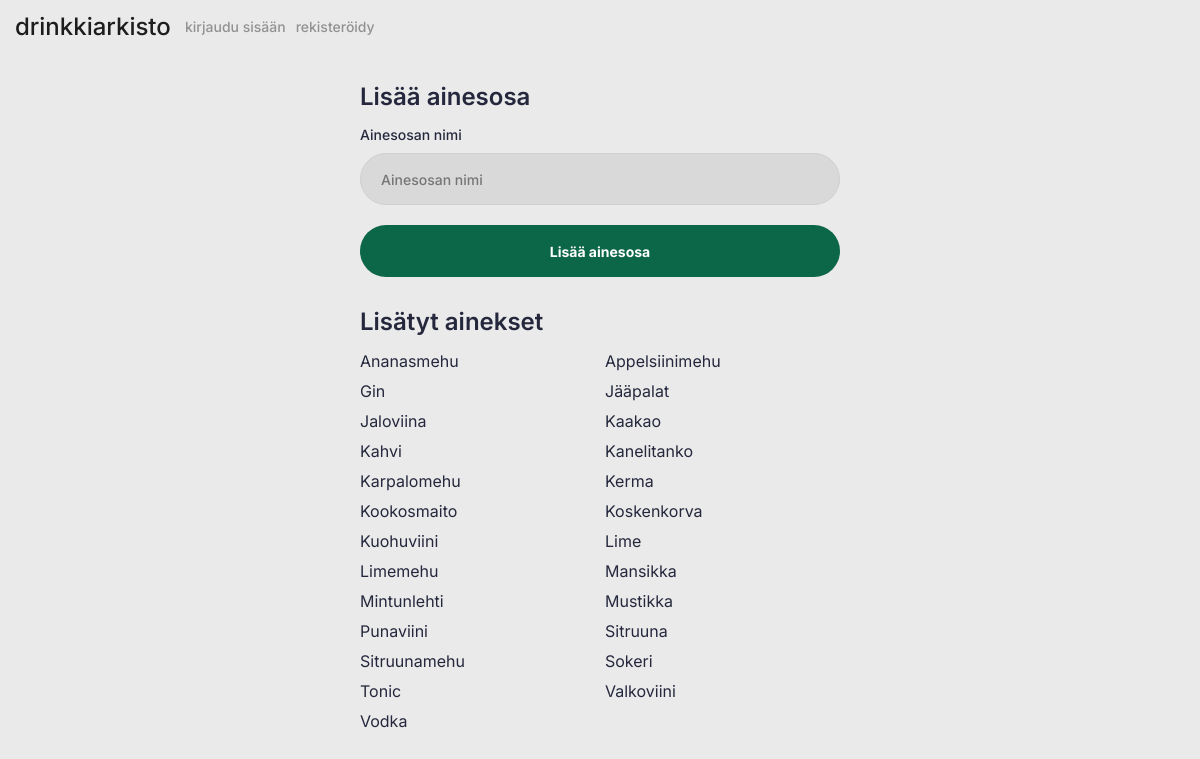
Page /create_ingredients.php on the committed database.
### tables this page shows
CREATE TABLE ingredients (
    id INT PRIMARY KEY AUTO_INCREMENT,
    name VARCHAR(100) NOT NULL
);

### includes/auth.php (called while the page is built, shortened)
<?php
function getUserRank(): int
{
    return 0;
}

### create_ingredients.php (the view, shortened to what this page needs)
<?php
include __DIR__ . '/includes/connection.php';
$stmt = $pdo->query('SELECT id, name FROM ingredients ORDER BY name');
$ingredients = $stmt->fetchAll(PDO::FETCH_ASSOC);
?>
<!DOCTYPE html>
<html lang="fi">
<head>
    <link rel="stylesheet" href="assets/css/main.css">
    <link rel="stylesheet" href="assets/css/header.css">
    <link rel="stylesheet" href="assets/css/create_ingredients.css">
</head>
<body>
    <?php include "includes/header.php"; ?>
    <main>
        <div class="create-ingredient-container">
            <h2>Lisää ainesosa</h2>
            <form class="create-ingredient-form" id="create-ingredient-form" action="includes/create_ingredients_logic.php" method="post">
                <div class="inputs">
                    <span class="input-label">Ainesosan nimi</span>
                    <div class="input-wrapper">
                        <input class="input-field" type="text" id="ingredient-name" name="ingredient-name" placeholder="Ainesosan nimi" required>
                    </div>
                </div>
                <button>
                    <span class="button-text">Lisää ainesosa</span>
                </button>
            </form>
        </div>
        <div class="added-ingredients-container">
            <h2>Lisätyt ainekset</h2>
            <div class="ingredients-list">
                <?php foreach ($ingredients as $ing): ?>
                    <span class="ingredient-item" data-id="<?= $ing['id'] ?>">
                        <?= htmlspecialchars($ing['name'], ENT_QUOTES, 'UTF-8') ?>
                    </span>
                <?php endforeach; ?>
            </div>
        </div>
    </main>
</body>
</html>

### includes/header.php (shortened to what this page needs)
<?php
include_once __DIR__ . '/auth.php';
$permission = getUserRank();
$currentPage = basename($_SERVER['SCRIPT_NAME']);
?>
<header>
    <div class="header-container">
        <div class="header-branding">
            <a href="index.php" class="header-logo">
                <span class="brand-title">
                    drinkkiarkisto
                </span>
            </a>
        </div>
        <div class="nav-container">
            <nav>
                <?php switch ($permission):
                        ?>
                        <?php
                    default:
                        ?>
                        <a href="login.php" <?php echo ($currentPage == 'login.php') ? 'class="active"' : ''; ?>>kirjaudu sisään</a>
                        <a href="register.php" <?php echo ($currentPage == 'register.php') ? 'class="active"' : ''; ?>>rekisteröidy</a>
                        <?php
                        break;
                endswitch; ?>
            </nav>
        </div>
    </div>
</header>

### assets/css/main.css (style rules this page uses)
:root { --theme-color: #0C6748; --primary-button-color: #0C6748; --secondary-button-color: #25283D; --input-focus-color: #0C6748; --background-color: #eaeaea; --primary-text-color: #25283D; }
* { margin: 0; padding: 0; box-sizing: border-box; }
body { font-family: 'Inter', sans-serif; background-color: var(--background-color); }
a { user-select: none; }
span { color: var(--primary-text-color); }
.inputs { display: flex; flex-direction: column; align-items: flex-start; gap: 10px; align-self: stretch; }
.input-wrapper { position: relative; width: 100%; height: 52px; }
.input-wrapper .input-field { width: 100%; height: 100%; padding-right: 50px; }
.input-field { display: flex; width: 100%; height: auto; padding: 16px 20px; line-height: 20px; justify-content: center; align-items: center; border-radius: 26px; border: 1px solid #D0D0D0; background: #D9D9D9; color: var(--primary-text-color); font-family: Inter; font-size: 14px; font-style: normal; font-weight: 500; transition: all 0.2s ease-in-out; }
.input-label { color: var(--primary-text-color); font-family: Inter; font-size: 14px; font-style: normal; font-weight: 500; line-height: normal; }

### assets/css/header.css (style rules this page uses)
:root { --header-active-color: #0C6748; --header-inactive-color: #919191; --header-background-color: rgba(234, 234, 234, 0.9); --header-background-blur: 5px; --brand-title-color: #1D1D1D; }
header { display: flex; height: 52px; padding: 5px; justify-content: center; align-items: center; background: var(--header-background-color); backdrop-filter: var(--header-background-blur); }
.header-container { display: flex; width: 100%; height: 52px; align-items: center; }
.header-branding { display: flex; align-items: center; margin-left: 10px; }
.header-logo { display: flex; width: 170px; height: 40px; flex-direction: column; justify-content: center; color: inherit; text-decoration: none; }
.brand-title { color: var(--brand-title-color); font-family: Inter; font-size: 24px; font-style: normal; font-weight: 500; line-height: normal; }
.nav-container { display: flex; padding: 12px 0px 12px 0px; align-items: center; }
nav { display: flex; align-items: center; gap: 10px; }
nav a { color: var(--header-inactive-color); text-align: center; font-family: Inter; font-size: 14px; font-style: normal; font-weight: 500; line-height: normal; text-decoration: none; }

### assets/css/create_ingredients.css (style rules this page uses)
main { display: flex; flex-direction: column; align-items: center; gap: 10px; }
.create-ingredient-container { display: flex; width: 500px; padding: 10px; flex-direction: column; align-items: flex-start; gap: 15px; margin-top: 20px; }
.create-ingredient-container h2 { color: #25283D; font-family: Inter; font-size: 24px; font-style: normal; font-weight: 600; line-height: normal; }
.create-ingredient-form { display: flex; flex-direction: column; align-items: flex-start; gap: 20px; align-self: stretch; }
button { all: unset; cursor: pointer; display: flex; height: 52px; justify-content: center; align-items: center; align-self: stretch; border-radius: 26px; background: #0C6748; }
button>span { display: flex; width: 100%; height: 100%; flex-direction: column; justify-content: center; color: #FFF; text-align: center; font-family: Inter; font-size: 14px; font-style: normal; font-weight: 700; line-height: normal; }
.added-ingredients-container { display: flex; width: 500px; padding: 10px; flex-direction: column; align-items: flex-start; gap: 15px; margin-bottom: 20px; }
.added-ingredients-container h2 { color: #25283D; font-family: Inter; font-size: 24px; font-style: normal; font-weight: 600; line-height: normal; }
.ingredients-list { display: grid; width: 100%; row-gap: 10px; column-gap: 10px; grid-template-rows: none; grid-template-columns: repeat(2, minmax(0, 1fr)); }

### rows in the picture
ingredients: name "Ananasmehu"
ingredients: name "Appelsiinimehu"
ingredients: name "Gin"
ingredients: name "Jääpalat"
ingredients: name "Jaloviina"
ingredients: name "Kaakao"
ingredients: name "Kahvi"
ingredients: name "Kanelitanko"
ingredients: name "Karpalomehu"
ingredients: name "Kerma"
ingredients: name "Kookosmaito"
ingredients: name "Koskenkorva"
ingredients: name "Kuohuviini"
ingredients: name "Lime"
ingredients: name "Limemehu"
ingredients: name "Mansikka"
ingredients: name "Mintunlehti"
ingredients: name "Mustikka"
ingredients: name "Punaviini"
ingredients: name "Sitruuna"
ingredients: name "Sitruunamehu"
ingredients: name "Sokeri"
ingredients: name "Tonic"
ingredients: name "Valkoviini"
ingredients: name "Vodka"
